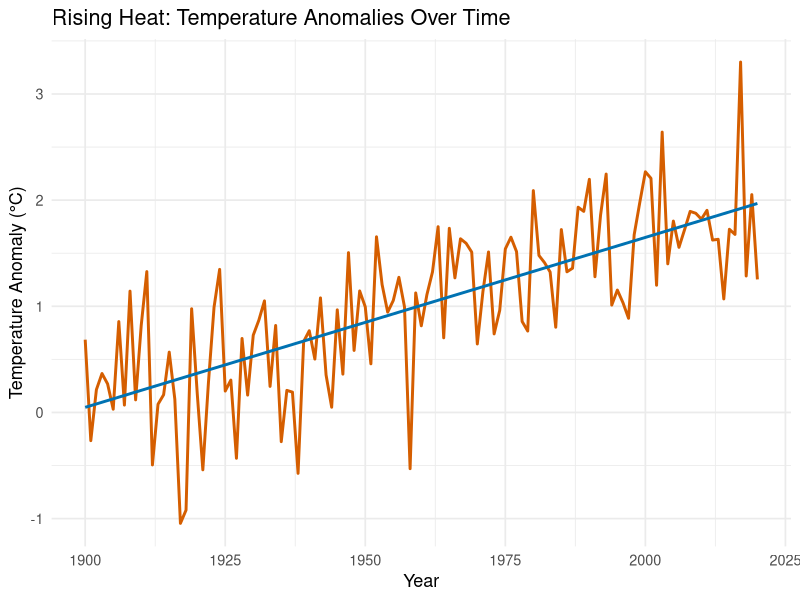

The R script that drew this image:
## ---- chunk 1
library(ggplot2)
library(dplyr)
## ---- chunk 2
#| label: fig-temp-trend
#| echo: false
#| fig-cap: "Simulated temperature anomalies in southeastern Australia (1900–2020), showing a clear warming trend amid natural variability."
#| fig-width: 8
#| fig-height: 5

set.seed(42)
data <- data.frame(
  Year = 1900:2020,
  Temp = rnorm(121, mean = seq(0, 2, length.out = 121), sd = 0.5)
)

ggplot(data, aes(Year, Temp)) +
  geom_line(color = "#D55E00", linewidth = 1) +
  geom_smooth(method = "lm", color = "#0072B2", se = FALSE) +
  labs(
    title = "Rising Heat: Temperature Anomalies Over Time",
    x = "Year", y = "Temperature Anomaly (°C)"
  ) +
  theme_minimal(base_size = 13)
## ---- chunk 3
library(knitr)

fire_risk_data <- data.frame(
  Climate_Scenario = c("Pre-industrial baseline",
                       "Current climate (1°C warming)",
                       "Future (2°C warming)"),
  Probability_Ratio = c("1.0×", "1.3–1.8×", "4–8×"),
  Risk_Increase = c("Baseline", "30–80% higher", "300–700% higher")
)

kable(fire_risk_data,
      col.names = c("Climate Scenario", "Probability Ratio", "Risk Increase"))
